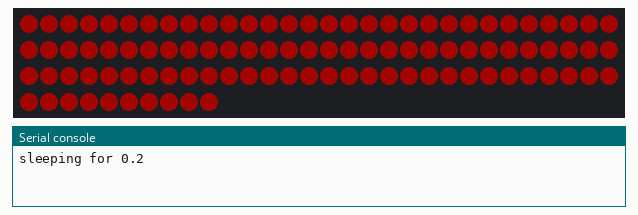
This program was run on a simulated CircuitPython board. Shown: 100 RGB LEDs in strip order, left to right, continuing on the next row, the last lines printed to the serial console. Dim RGB values are drawn brighter than linear; random numbers come from a fixed seed.

Above: at 0.3 s.
At 5.9 s:
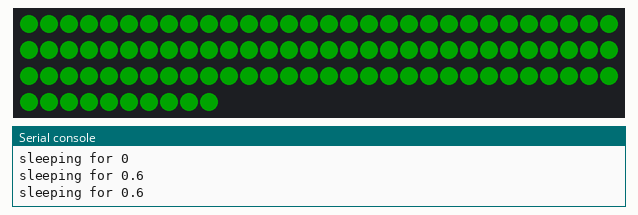
At 9.3 s:
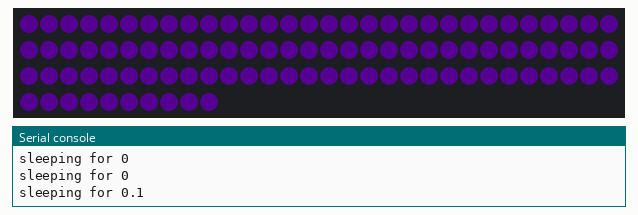
At 20.9 s:
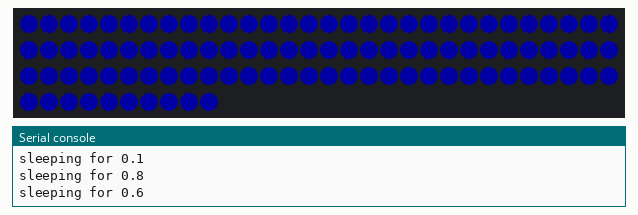
At 39.1 s:
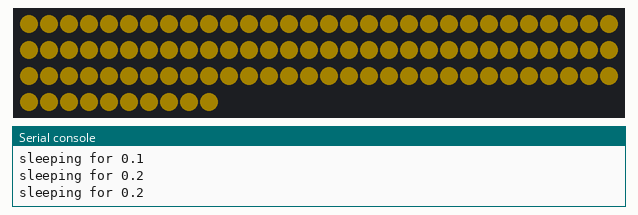

The program:

fading.py
```python
#"from https://jjmojojjmojo.github.io/time-based-fading.html"
import board
import neopixel
import time
import random

BRIGHTNESS=0.5
rgb = neopixel.NeoPixel(board.A2, 100, brightness=BRIGHTNESS, auto_write=False)

class Fader:
    def __init__(self, palette, interval=0.1):
        self.checkin = time.monotonic()
        self.color = 0
        self.interval = interval
        self.palette = palette
        self.max = len(self.palette)*interval
        self.epoch = 0

    def update(self):
        self.epoch = time.monotonic() - self.checkin

        index = round((self.epoch%self.max)/self.interval)

        if index > len(self.palette)-1:
            index = 0
            self.checkin = time.monotonic()

        self.color = self.palette[index]
        self.last = index

pride = (4980736, 4980736, 4981248, 4982272, 4984064, 4986880, 4990720, 4996096, 3951616, 1592320, 412672, 19456, 13312, 5126, 1048, 60, 76, 65612, 327756, 852044, 1507367, 2359309, 3538946, 4980736)

fader = Fader(pride)

sleep = (0, 0.2, 0.3, 0.6, 0.8, 0.1)

previous = None
while True:
    fader.update()
    if fader.color != previous:
        rgb.fill(fader.color)
        rgb.write()
        previous = fader.color

    to_sleep = random.choice(sleep)
    time.sleep(to_sleep)
    print("sleeping for", to_sleep)
```

Measured:
- what the display in image 0 shows lasts 0.8 s, from 0.2 s to 1.0 s
